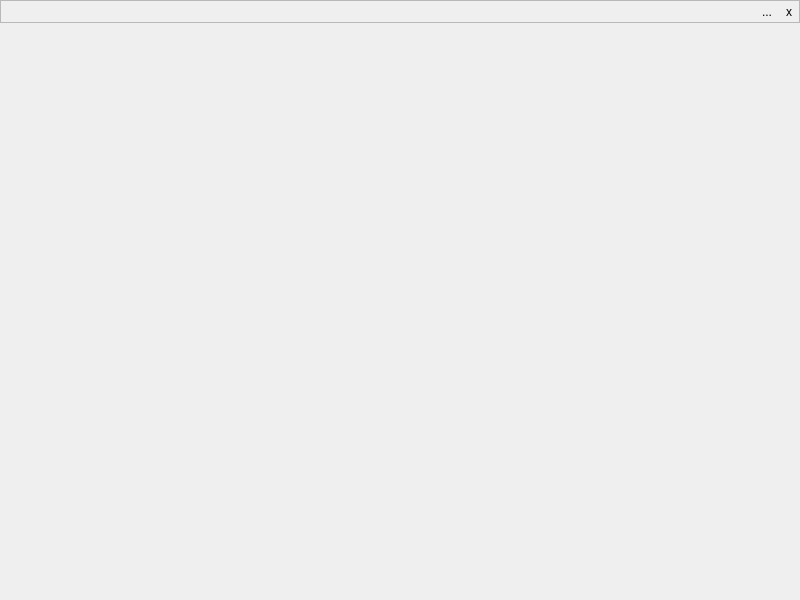
<?xml version="1.0" encoding="UTF-8"?>
<ui version="4.0">
 <class>PLMWritingWindow</class>
 <widget class="QMainWindow" name="PLMWritingWindow">
  <property name="geometry">
   <rect>
    <x>0</x>
    <y>0</y>
    <width>800</width>
    <height>600</height>
   </rect>
  </property>
  <property name="windowTitle">
   <string>MainWindow</string>
  </property>
  <widget class="QWidget" name="baseWidget">
   <layout class="QVBoxLayout" name="verticalLayout" stretch="0,1">
    <property name="spacing">
     <number>0</number>
    </property>
    <property name="leftMargin">
     <number>0</number>
    </property>
    <property name="topMargin">
     <number>0</number>
    </property>
    <property name="rightMargin">
     <number>0</number>
    </property>
    <property name="bottomMargin">
     <number>0</number>
    </property>
    <item>
     <widget class="QFrame" name="frame">
      <property name="frameShape">
       <enum>QFrame::StyledPanel</enum>
      </property>
      <property name="frameShadow">
       <enum>QFrame::Raised</enum>
      </property>
      <layout class="QHBoxLayout" name="horizontalLayout">
       <property name="spacing">
        <number>0</number>
       </property>
       <property name="leftMargin">
        <number>0</number>
       </property>
       <property name="topMargin">
        <number>0</number>
       </property>
       <property name="rightMargin">
        <number>0</number>
       </property>
       <property name="bottomMargin">
        <number>0</number>
       </property>
       <item>
        <spacer name="horizontalSpacer">
         <property name="orientation">
          <enum>Qt::Horizontal</enum>
         </property>
         <property name="sizeHint" stdset="0">
          <size>
           <width>40</width>
           <height>20</height>
          </size>
         </property>
        </spacer>
       </item>
       <item>
        <widget class="QToolButton" name="splitButton">
         <property name="text">
          <string>...</string>
         </property>
         <property name="popupMode">
          <enum>QToolButton::InstantPopup</enum>
         </property>
         <property name="autoRaise">
          <bool>true</bool>
         </property>
         <property name="arrowType">
          <enum>Qt::NoArrow</enum>
         </property>
        </widget>
       </item>
       <item>
        <widget class="QToolButton" name="closeWindowButton">
         <property name="text">
          <string>x</string>
         </property>
         <property name="autoRaise">
          <bool>true</bool>
         </property>
        </widget>
       </item>
      </layout>
     </widget>
    </item>
    <item>
     <widget class="PLMWritingZone" name="writingZone" native="true"/>
    </item>
   </layout>
  </widget>
  <action name="actionSplitHorizontally">
   <property name="text">
    <string>Split Horizontally</string>
   </property>
   <property name="toolTip">
    <string>Split Horizontally</string>
   </property>
  </action>
  <action name="actionSplitVertically">
   <property name="text">
    <string>Split Vertically</string>
   </property>
   <property name="toolTip">
    <string>Split Vertically</string>
   </property>
  </action>
  <action name="actionClose">
   <property name="text">
    <string>Close</string>
   </property>
   <property name="toolTip">
    <string>Close</string>
   </property>
  </action>
 </widget>
 <customwidgets>
  <customwidget>
   <class>PLMWritingZone</class>
   <extends>QWidget</extends>
   <header>plmwritingzone.h</header>
   <container>1</container>
  </customwidget>
 </customwidgets>
 <resources/>
 <connections/>
</ui>
